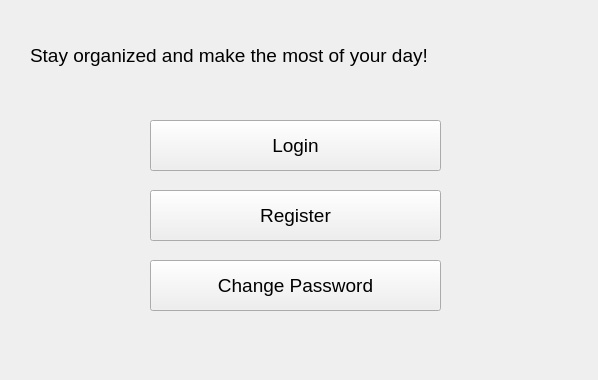
<?xml version="1.0" encoding="UTF-8"?>
<ui version="4.0">
 <class>Widget</class>
 <widget class="QWidget" name="Widget">
  <property name="geometry">
   <rect>
    <x>0</x>
    <y>0</y>
    <width>598</width>
    <height>380</height>
   </rect>
  </property>
  <property name="windowTitle">
   <string>Widget</string>
  </property>
  <widget class="QPushButton" name="login">
   <property name="geometry">
    <rect>
     <x>150</x>
     <y>120</y>
     <width>291</width>
     <height>51</height>
    </rect>
   </property>
   <property name="font">
    <font>
     <pointsize>14</pointsize>
    </font>
   </property>
   <property name="text">
    <string>Login</string>
   </property>
  </widget>
  <widget class="QPushButton" name="register_2">
   <property name="geometry">
    <rect>
     <x>150</x>
     <y>190</y>
     <width>291</width>
     <height>51</height>
    </rect>
   </property>
   <property name="font">
    <font>
     <pointsize>14</pointsize>
    </font>
   </property>
   <property name="text">
    <string>Register</string>
   </property>
  </widget>
  <widget class="QPushButton" name="changepwd">
   <property name="geometry">
    <rect>
     <x>150</x>
     <y>260</y>
     <width>291</width>
     <height>51</height>
    </rect>
   </property>
   <property name="font">
    <font>
     <pointsize>14</pointsize>
    </font>
   </property>
   <property name="text">
    <string>Change Password</string>
   </property>
  </widget>
  <widget class="QLabel" name="label">
   <property name="geometry">
    <rect>
     <x>30</x>
     <y>40</y>
     <width>551</width>
     <height>31</height>
    </rect>
   </property>
   <property name="font">
    <font>
     <pointsize>14</pointsize>
    </font>
   </property>
   <property name="text">
    <string>Stay organized and make the most of your day!</string>
   </property>
  </widget>
 </widget>
 <resources/>
 <connections/>
</ui>
